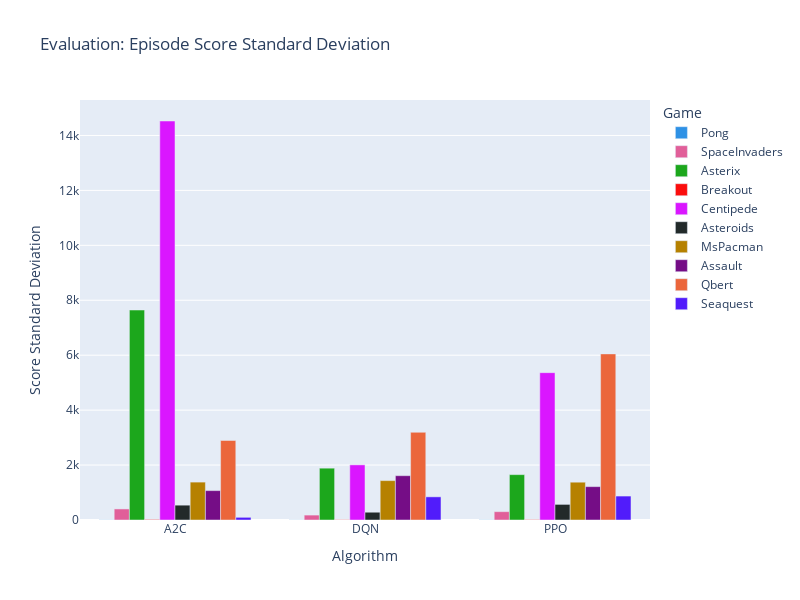

Source (notebook cell):
### Code cell
df = std_scores
title = "Evaluation: Episode Score Standard Deviation"
labels = {'variable':'Game', 'algo':'Algorithm', 'value':'Score Standard Deviation'}

fig = px.bar(df, 
             x=df.index,
             y=df.columns,
             barmode="group",
             width=plots_shape[0],
             height=plots_shape[1],
             color_discrete_sequence=plots_colors,
             labels=labels,
             title=title)
fig.show()

### Figure 1 — Plotly figure (JSON) as saved in the notebook; plotly's stock layout.template omitted (floating-point values rounded to 4 significant figures)
{"data": [{"alignmentgroup": "True", "hovertemplate": "Game=Pong<br>Algorithm=%{x}<br>Score Standard Deviation=%{y}<extra></extra>", "legendgroup": "Pong", "marker": {"color": "#2E91E5", "pattern": {"shape": ""}}, "name": "Pong", "offsetgroup": "Pong", "orientation": "v", "showlegend": true, "textposition": "auto", "type": "bar", "x": ["A2C", "DQN", "PPO"], "xaxis": "x", "y": [5.925, 4.597, 6.018], "yaxis": "y"}, {"alignmentgroup": "True", "hovertemplate": "Game=SpaceInvaders<br>Algorithm=%{x}<br>Score Standard Deviation=%{y}<extra></extra>", "legendgroup": "SpaceInvaders", "marker": {"color": "#E15F99", "pattern": {"shape": ""}}, "name": "SpaceInvaders", "offsetgroup": "SpaceInvaders", "orientation": "v", "showlegend": true, "textposition": "auto", "type": "bar", "x": ["A2C", "DQN", "PPO"], "xaxis": "x", "y": [402.6, 178.6, 303.2], "yaxis": "y"}, {"alignmentgroup": "True", "hovertemplate": "Game=Asterix<br>Algorithm=%{x}<br>Score Standard Deviation=%{y}<extra></extra>", "legendgroup": "Asterix", "marker": {"color": "#1CA71C", "pattern": {"shape": ""}}, "name": "Asterix", "offsetgroup": "Asterix", "orientation": "v", "showlegend": true, "textposition": "auto", "type": "bar", "x": ["A2C", "DQN", "PPO"], "xaxis": "x", "y": [7644.0, 1887.0, 1651.0], "yaxis": "y"}, {"alignmentgroup": "True", "hovertemplate": "Game=Breakout<br>Algorithm=%{x}<br>Score Standard Deviation=%{y}<extra></extra>", "legendgroup": "Breakout", "marker": {"color": "#FB0D0D", "pattern": {"shape": ""}}, "name": "Breakout", "offsetgroup": "Breakout", "orientation": "v", "showlegend": true, "textposition": "auto", "type": "bar", "x": ["A2C", "DQN", "PPO"], "xaxis": "x", "y": [19.04, 9.451, 12.34], "yaxis": "y"}, {"alignmentgroup": "True", "hovertemplate": "Game=Centipede<br>Algorithm=%{x}<br>Score Standard Deviation=%{y}<extra></extra>", "legendgroup": "Centipede", "marker": {"color": "#DA16FF", "pattern": {"shape": ""}}, "name": "Centipede", "offsetgroup": "Centipede", "orientation": "v", "showlegend": true, "textposition": "auto", "type": "bar", "x": ["A2C", "DQN", "PPO"], "xaxis": "x", "y": [14530.0, 2007.0, 5364.0], "yaxis": "y"}, {"alignmentgroup": "True", "hovertemplate": "Game=Asteroids<br>Algorithm=%{x}<br>Score Standard Deviation=%{y}<extra></extra>", "legendgroup": "Asteroids", "marker": {"color": "#222A2A", "pattern": {"shape": ""}}, "name": "Asteroids", "offsetgroup": "Asteroids", "orientation": "v", "showlegend": true, "textposition": "auto", "type": "bar", "x": ["A2C", "DQN", "PPO"], "xaxis": "x", "y": [539.9, 283.3, 568.1], "yaxis": "y"}, {"alignmentgroup": "True", "hovertemplate": "Game=MsPacman<br>Algorithm=%{x}<br>Score Standard Deviation=%{y}<extra></extra>", "legendgroup": "MsPacman", "marker": {"color": "#B68100", "pattern": {"shape": ""}}, "name": "MsPacman", "offsetgroup": "MsPacman", "orientation": "v", "showlegend": true, "textposition": "auto", "type": "bar", "x": ["A2C", "DQN", "PPO"], "xaxis": "x", "y": [1380.0, 1434.0, 1377.0], "yaxis": "y"}, {"alignmentgroup": "True", "hovertemplate": "Game=Assault<br>Algorithm=%{x}<br>Score Standard Deviation=%{y}<extra></extra>", "legendgroup": "Assault", "marker": {"color": "#750D86", "pattern": {"shape": ""}}, "name": "Assault", "offsetgroup": "Assault", "orientation": "v", "showlegend": true, "textposition": "auto", "type": "bar", "x": ["A2C", "DQN", "PPO"], "xaxis": "x", "y": [1070.0, 1613.0, 1215.0], "yaxis": "y"}, {"alignmentgroup": "True", "hovertemplate": "Game=Qbert<br>Algorithm=%{x}<br>Score Standard Deviation=%{y}<extra></extra>", "legendgroup": "Qbert", "marker": {"color": "#EB663B", "pattern": {"shape": ""}}, "name": "Qbert", "offsetgroup": "Qbert", "orientation": "v", "showlegend": true, "textposition": "auto", "type": "bar", "x": ["A2C", "DQN", "PPO"], "xaxis": "x", "y": [2896.0, 3193.0, 6048.0], "yaxis": "y"}, {"alignmentgroup": "True", "hovertemplate": "Game=Seaquest<br>Algorithm=%{x}<br>Score Standard Deviation=%{y}<extra></extra>", "legendgroup": "Seaquest", "marker": {"color": "#511CFB", "pattern": {"shape": ""}}, "name": "Seaquest", "offsetgroup": "Seaquest", "orientation": "v", "showlegend": true, "textposition": "auto", "type": "bar", "x": ["A2C", "DQN", "PPO"], "xaxis": "x", "y": [97.49, 843.3, 871.5], "yaxis": "y"}], "layout": {"barmode": "group", "height": 600, "legend": {"title": {"text": "Game"}, "tracegroupgap": 0}, "title": {"text": "Evaluation: Episode Score Standard Deviation"}, "width": 800, "xaxis": {"anchor": "y", "domain": [0, 1], "title": {"text": "Algorithm"}}, "yaxis": {"anchor": "x", "domain": [0, 1], "title": {"text": "Score Standard Deviation"}}}}
